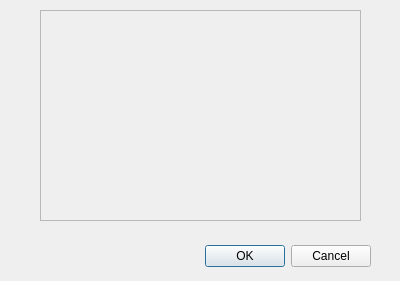
<?xml version="1.0" encoding="UTF-8"?>
<ui version="4.0">
 <class>DPararBolas</class>
 <widget class="QDialog" name="DPararBolas">
  <property name="geometry">
   <rect>
    <x>0</x>
    <y>0</y>
    <width>400</width>
    <height>281</height>
   </rect>
  </property>
  <property name="windowTitle">
   <string>Dialog</string>
  </property>
  <widget class="QDialogButtonBox" name="buttonBox">
   <property name="geometry">
    <rect>
     <x>30</x>
     <y>240</y>
     <width>341</width>
     <height>32</height>
    </rect>
   </property>
   <property name="orientation">
    <enum>Qt::Horizontal</enum>
   </property>
   <property name="standardButtons">
    <set>QDialogButtonBox::Cancel|QDialogButtonBox::Ok</set>
   </property>
  </widget>
  <widget class="QFrame" name="frameBotones">
   <property name="geometry">
    <rect>
     <x>40</x>
     <y>10</y>
     <width>321</width>
     <height>211</height>
    </rect>
   </property>
   <property name="frameShape">
    <enum>QFrame::StyledPanel</enum>
   </property>
   <property name="frameShadow">
    <enum>QFrame::Raised</enum>
   </property>
  </widget>
 </widget>
 <resources/>
 <connections>
  <connection>
   <sender>buttonBox</sender>
   <signal>accepted()</signal>
   <receiver>DPararBolas</receiver>
   <slot>accept()</slot>
   <hints>
    <hint type="sourcelabel">
     <x>248</x>
     <y>254</y>
    </hint>
    <hint type="destinationlabel">
     <x>157</x>
     <y>274</y>
    </hint>
   </hints>
  </connection>
  <connection>
   <sender>buttonBox</sender>
   <signal>rejected()</signal>
   <receiver>DPararBolas</receiver>
   <slot>reject()</slot>
   <hints>
    <hint type="sourcelabel">
     <x>316</x>
     <y>260</y>
    </hint>
    <hint type="destinationlabel">
     <x>286</x>
     <y>274</y>
    </hint>
   </hints>
  </connection>
 </connections>
</ui>
